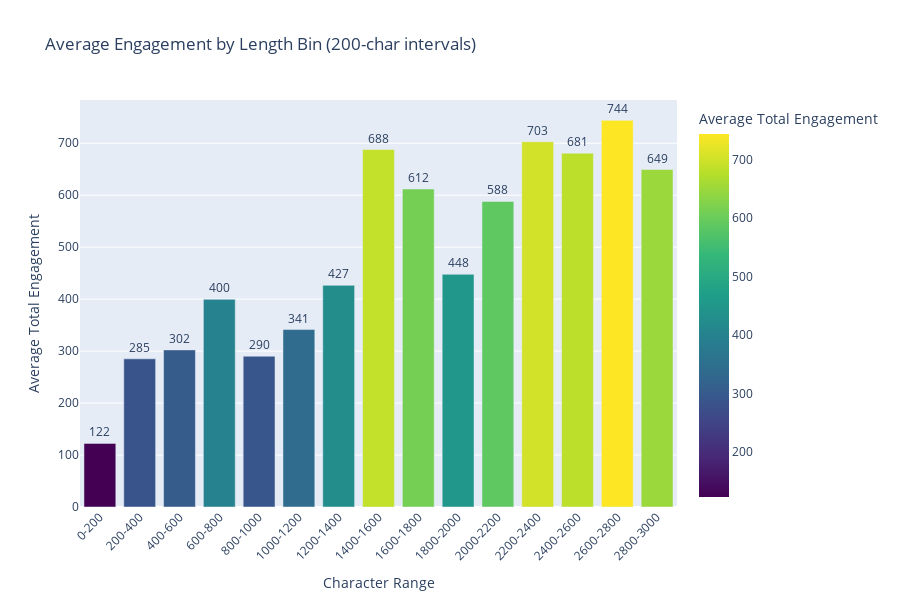

The notebook cell this image was saved under:
### Code cell
# Bar chart of engagement by length bins
fig = px.bar(
    length_bin_stats_filtered,
    x='length_bin',
    y='avg_engagement',
    title='Average Engagement by Length Bin (200-char intervals)',
    labels={'length_bin': 'Character Range', 'avg_engagement': 'Average Total Engagement'},
    text='avg_engagement',
    color='avg_engagement',
    color_continuous_scale='Viridis',
    hover_data=['post_count', 'median_engagement']
)

fig.update_traces(texttemplate='%{text:.0f}', textposition='outside')
fig.update_layout(height=600, xaxis_tickangle=-45, showlegend=False)
fig.show()

# Display static image for GitHub preview
from IPython.display import Image, display
import plotly.io as pio
try:
    img_bytes = pio.to_image(fig, format="png", width=1200, height=700)
    display(Image(img_bytes))
except Exception as e:
    print("Install kaleido: pip install kaleido")
fig.write_html('../output/figures/engagement_by_length_bins.html')

### Figure 1 — Plotly figure (JSON) as saved in the notebook; plotly's stock layout.template omitted (floating-point values rounded to 4 significant figures)
{"data": [{"customdata": [[2049.0, 38.0], [2586.0, 89.0], [1592.0, 109.5], [1200.0, 130.0], [962.0, 133.0], [749.0, 182.0], [561.0, 191.0], [379.0, 250.0], [290.0, 230.5], [232.0, 208.5], [175.0, 266.0], [126.0, 336.5], [93.0, 388.0], [77.0, 328.0], [142.0, 358.5]], "hovertemplate": "Character Range=%{x}<br>Average Total Engagement=%{marker.color}<br>post_count=%{customdata[0]}<br>median_engagement=%{customdata[1]}<extra></extra>", "legendgroup": "", "marker": {"color": [122.4, 285.1, 302.3, 399.6, 290.2, 341.5, 426.6, 687.9, 612.0, 447.8, 588.0, 702.9, 680.8, 744.0, 649.4], "coloraxis": "coloraxis", "pattern": {"shape": ""}}, "name": "", "orientation": "v", "showlegend": false, "text": [122.4, 285.1, 302.3, 399.6, 290.2, 341.5, 426.6, 687.9, 612.0, 447.8, 588.0, 702.9, 680.8, 744.0, 649.4], "textposition": "outside", "texttemplate": "%{text:.0f}", "type": "bar", "x": ["0-200", "200-400", "400-600", "600-800", "800-1000", "1000-1200", "1200-1400", "1400-1600", "1600-1800", "1800-2000", "2000-2200", "2200-2400", "2400-2600", "2600-2800", "2800-3000"], "xaxis": "x", "y": [122.4, 285.1, 302.3, 399.6, 290.2, 341.5, 426.6, 687.9, 612.0, 447.8, 588.0, 702.9, 680.8, 744.0, 649.4], "yaxis": "y"}], "layout": {"barmode": "relative", "coloraxis": {"colorbar": {"title": {"text": "Average Total Engagement"}}, "colorscale": [[0, "#440154"], [0.1111, "#482878"], [0.2222, "#3e4989"], [0.3333, "#31688e"], [0.4444, "#26828e"], [0.5556, "#1f9e89"], [0.6667, "#35b779"], [0.7778, "#6ece58"], [0.8889, "#b5de2b"], [1, "#fde725"]]}, "height": 600, "legend": {"tracegroupgap": 0}, "showlegend": false, "title": {"text": "Average Engagement by Length Bin (200-char intervals)"}, "xaxis": {"anchor": "y", "domain": [0, 1], "tickangle": -45, "title": {"text": "Character Range"}}, "yaxis": {"anchor": "x", "domain": [0, 1], "title": {"text": "Average Total Engagement"}}}}
